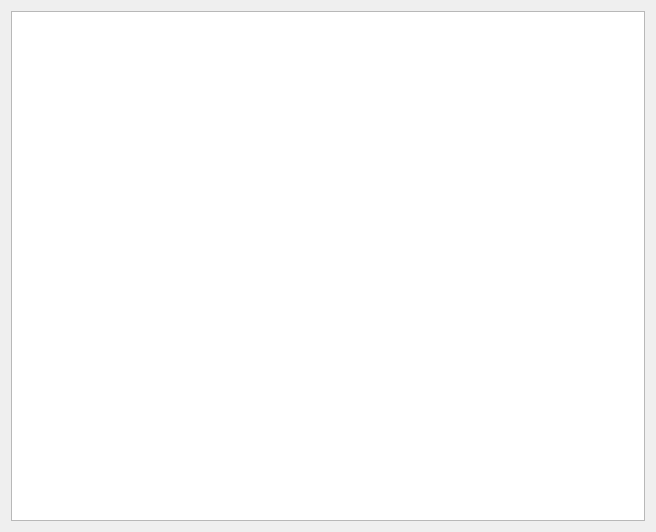
<?xml version="1.0" encoding="UTF-8"?>
<ui version="4.0">
 <class>slave_VideoWidget</class>
 <widget class="QDialog" name="slave_VideoWidget">
  <property name="geometry">
   <rect>
    <x>0</x>
    <y>0</y>
    <width>656</width>
    <height>532</height>
   </rect>
  </property>
  <property name="windowTitle">
   <string>Dialog</string>
  </property>
  <layout class="QGridLayout" name="gridLayout">
   <item row="0" column="0">
    <widget class="QListWidget" name="listWidget"/>
   </item>
  </layout>
 </widget>
 <resources/>
 <connections/>
</ui>
